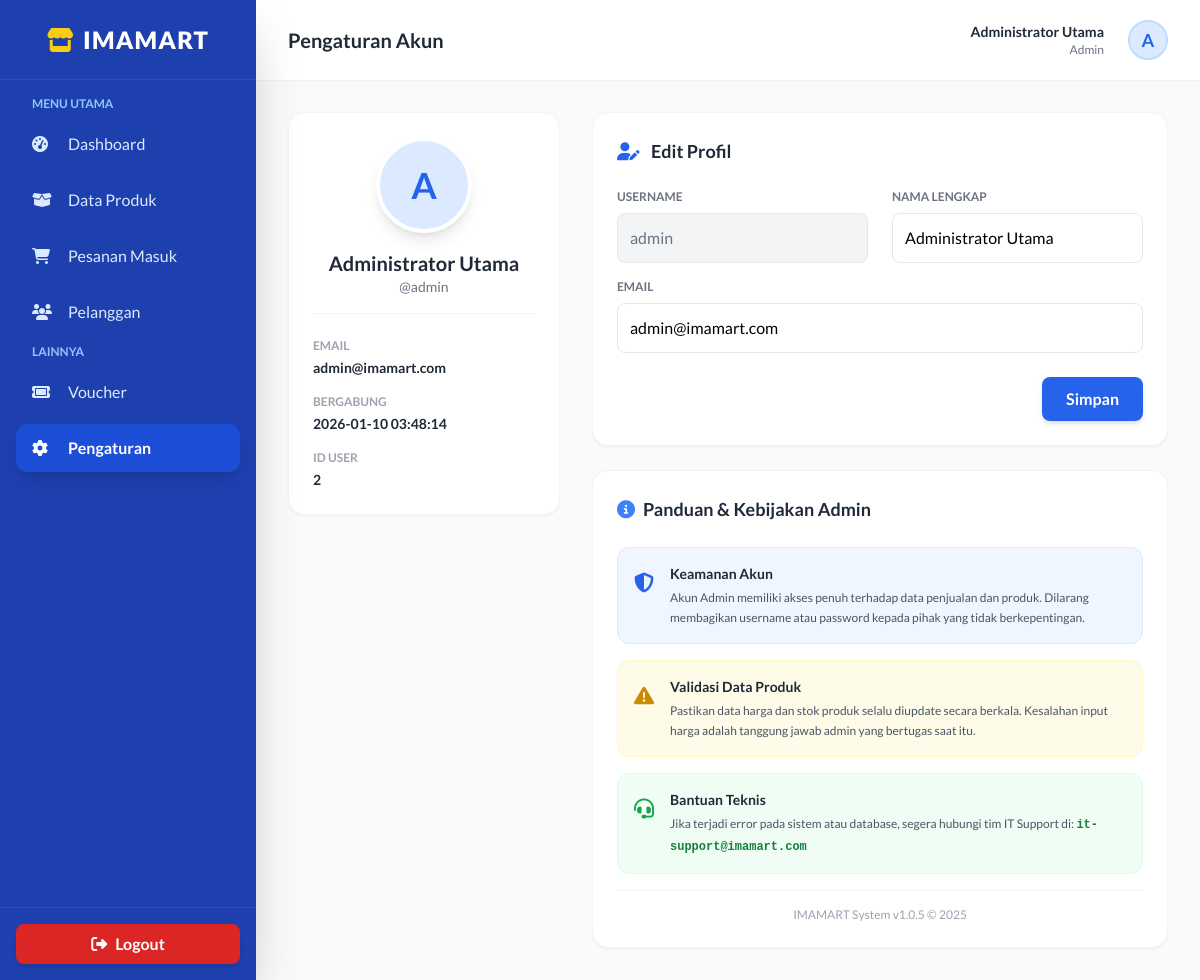
The app's page /pengaturan.php (signed in) with its own data.
### tables this page shows
CREATE TABLE `users` (
  `id` int(11) NOT NULL,
  `fullname` varchar(100) NOT NULL,
  `username` varchar(50) NOT NULL,
  `email` varchar(100) NOT NULL,
  `password` varchar(255) NOT NULL,
  `role` enum('admin','user') DEFAULT 'user',
  `created_at` timestamp NOT NULL DEFAULT current_timestamp()
);

### pengaturan.php (the view, shortened to what this page needs)
<?php
require 'koneksi.php';
$query_admin = mysqli_query($conn, "SELECT * FROM users WHERE username = 'admin' LIMIT 1");
$admin = mysqli_fetch_assoc($query_admin);
?>
<!DOCTYPE html>
<html lang="id">
<head>
    <script src="https://cdn.tailwindcss.com"></script>
    <link rel="stylesheet" href="https://cdnjs.cloudflare.com/ajax/libs/font-awesome/6.4.0/css/all.min.css">
</head>
<body class="font-lato bg-gray-100 flex h-screen overflow-hidden">
    <aside id="admin-sidebar" class="w-64 bg-blue-800 text-white flex flex-col shadow-2xl z-50 fixed md:relative h-full transform -translate-x-full md:translate-x-0 transition-transform duration-300 ease-in-out">
        <div class="h-20 flex items-center justify-center border-b border-blue-700 relative">
            <h1 class="text-2xl font-black tracking-wider flex items-center gap-2">
                <i class="fa-solid fa-store text-yellow-400"></i> IMAMART
            </h1>
        </div>
        <nav class="flex-grow p-4 space-y-2 overflow-y-auto">
            <p class="text-xs text-blue-300 font-bold uppercase mb-2 px-4">Menu Utama</p>
            <a href="admin.php" class="flex items-center gap-3 px-4 py-3 text-blue-100 hover:bg-blue-700 hover:text-white rounded-xl transition">
                <i class="fa-solid fa-gauge-high w-6"></i> Dashboard
            </a>
            <a href="data_produk.php" class="flex items-center gap-3 px-4 py-3 text-blue-100 hover:bg-blue-700 hover:text-white rounded-xl transition">
                <i class="fa-solid fa-box-open w-6"></i> Data Produk
            </a>
            <a href="pesanan_masuk.php" class="flex items-center gap-3 px-4 py-3 text-blue-100 hover:bg-blue-700 hover:text-white rounded-xl transition">
                <i class="fa-solid fa-cart-shopping w-6"></i> Pesanan Masuk
            </a>
            <a href="pelanggan.php" class="flex items-center gap-3 px-4 py-3 text-blue-100 hover:bg-blue-700 hover:text-white rounded-xl transition">
                <i class="fa-solid fa-users w-6"></i> Pelanggan
            </a>
            <p class="text-xs text-blue-300 font-bold uppercase mt-6 mb-2 px-4">Lainnya</p>
            <a href="voucher_admin.php" class="flex items-center gap-3 px-4 py-3 text-blue-100 hover:bg-blue-700 hover:text-white rounded-xl transition">
                <i class="fa-solid fa-ticket w-6"></i> Voucher
            </a>
            <a href="pengaturan.php" class="flex items-center gap-3 px-4 py-3 bg-blue-700 rounded-xl text-white shadow-lg font-bold transition">
                <i class="fa-solid fa-gear w-6"></i> Pengaturan
            </a>
        </nav>
        <div class="p-4 border-t border-blue-700">
            <a href="logout.php" onclick="return confirm('Yakin ingin keluar?');" class="flex items-center justify-center gap-2 w-full bg-red-600 hover:bg-red-700 text-white py-2 rounded-lg font-bold transition shadow-md">
                <i class="fa-solid fa-right-from-bracket"></i> Logout
            </a>
        </div>
    </aside>
    <main class="flex-1 flex flex-col overflow-hidden relative">
        <header class="h-20 bg-white shadow-sm flex items-center justify-between px-8 z-10">
            <div class="flex items-center gap-4">
                <h2 class="text-xl font-bold text-gray-800">Pengaturan Akun</h2>
            </div>
            <div class="flex items-center gap-6">
                <div class="text-right hidden sm:block">
                    <p class="text-sm font-bold text-gray-800"><?php echo $admin['fullname']; ?></p>
                    <p class="text-xs text-gray-500 capitalize"><?php echo $admin['role']; ?></p>
                </div>
                <div class="w-10 h-10 bg-blue-100 text-blue-600 rounded-full flex items-center justify-center font-bold text-lg border-2 border-blue-200">
                    <?php echo strtoupper(substr($admin['fullname'], 0, 1)); ?>
                </div>
            </div>
        </header>
        <div class="flex-1 overflow-x-hidden overflow-y-auto bg-gray-50 p-8">
            <div class="grid grid-cols-1 lg:grid-cols-3 gap-8">
                <div class="lg:col-span-1">
                    <div class="bg-white rounded-2xl shadow-sm border border-gray-100 p-6 text-center">
                        <div class="w-24 h-24 bg-blue-100 text-blue-600 rounded-full flex items-center justify-center font-bold text-4xl border-4 border-white shadow-lg mx-auto mb-4">
                            <?php echo strtoupper(substr($admin['fullname'], 0, 1)); ?>
                        </div>
                        <h3 class="text-xl font-bold text-gray-800"><?php echo $admin['fullname']; ?></h3>
                        <p class="text-sm text-gray-500 mb-4">@<?php echo $admin['username']; ?></p>
                        <div class="text-left border-t border-gray-100 pt-6 space-y-4">
                            <div>
                                <p class="text-xs text-gray-400 font-bold uppercase mb-1">Email</p>
                                <p class="text-gray-800 font-semibold text-sm"><?php echo $admin['email']; ?></p>
                            </div>
                            <div>
                                <p class="text-xs text-gray-400 font-bold uppercase mb-1">Bergabung</p>
                                <p class="text-gray-800 font-semibold text-sm"><?php echo $admin['created_at']; ?></p>
                            </div>
                             <div>
                                <p class="text-xs text-gray-400 font-bold uppercase mb-1">ID User</p>
                                <p class="text-gray-800 font-semibold text-sm"><?php echo $admin['id']; ?></p>
                            </div>
                        </div>
                    </div>
                </div>
                <div class="lg:col-span-2 space-y-6">
                    <div class="bg-white rounded-2xl shadow-sm border border-gray-100 p-6">
                        <h3 class="font-bold text-gray-800 text-lg mb-6"><i class="fa-solid fa-user-pen mr-2 text-blue-600"></i> Edit Profil</h3>
                        <form action="" method="POST">
                            <div class="grid grid-cols-1 md:grid-cols-2 gap-6 mb-4">
                                <div>
                                    <label class="block text-xs font-bold text-gray-500 uppercase mb-2">Username</label>
                                    <input type="text" value="<?php echo $admin['username']; ?>" disabled class="w-full border bg-gray-100 rounded-lg p-3 text-gray-500">
                                </div>
                                <div>
                                    <label class="block text-xs font-bold text-gray-500 uppercase mb-2">Nama Lengkap</label>
                                    <input type="text" name="fullname" value="<?php echo $admin['fullname']; ?>" required class="w-full border rounded-lg p-3">
                                </div>
                            </div>
                            <div class="mb-6">
                                <label class="block text-xs font-bold text-gray-500 uppercase mb-2">Email</label>
                                <input type="email" name="email" value="<?php echo $admin['email']; ?>" required class="w-full border rounded-lg p-3">
                            </div>
                            <div class="text-right">
                                <button type="submit" name="update_profile" class="bg-blue-600 hover:bg-blue-700 text-white font-bold py-2.5 px-6 rounded-lg transition shadow-md">Simpan</button>
                            </div>
                        </form>
                    </div>
                    <div class="bg-white rounded-2xl shadow-sm border border-gray-100 p-6">
                        <h3 class="font-bold text-gray-800 text-lg mb-6 flex items-center">
                            <i class="fa-solid fa-circle-info mr-2 text-blue-500"></i> Panduan & Kebijakan Admin
                        </h3>
                        <div class="space-y-4">
                            <div class="flex gap-4 p-4 bg-blue-50 rounded-xl border border-blue-100">
                                <div class="text-blue-600 text-xl mt-1"><i class="fa-solid fa-shield-halved"></i></div>
                                <div>
                                    <h4 class="font-bold text-gray-800 text-sm">Keamanan Akun</h4>
                                    <p class="text-xs text-gray-600 mt-1 leading-relaxed">
                                        Akun Admin memiliki akses penuh terhadap data penjualan dan produk.
                                        Dilarang membagikan username atau password kepada pihak yang tidak berkepentingan.
                                    </p>
                                </div>
                            </div>
                            <div class="flex gap-4 p-4 bg-yellow-50 rounded-xl border border-yellow-100">
                                <div class="text-yellow-600 text-xl mt-1"><i class="fa-solid fa-triangle-exclamation"></i></div>
                                <div>
                                    <h4 class="font-bold text-gray-800 text-sm">Validasi Data Produk</h4>
                                    <p class="text-xs text-gray-600 mt-1 leading-relaxed">
                                        Pastikan data harga dan stok produk selalu diupdate secara berkala. Kesalahan input harga adalah tanggung jawab admin yang bertugas saat itu.
                                    </p>
                                </div>
                            </div>
                            <div class="flex gap-4 p-4 bg-green-50 rounded-xl border border-green-100">
                                <div class="text-green-600 text-xl mt-1"><i class="fa-solid fa-headset"></i></div>
                                <div>
                                    <h4 class="font-bold text-gray-800 text-sm">Bantuan Teknis</h4>
                                    <p class="text-xs text-gray-600 mt-1 leading-relaxed">
                                        Jika terjadi error pada sistem atau database, segera hubungi tim IT Support di: <span class="font-bold font-mono text-green-700">it-support@imamart.com</span>
                                    </p>
                                </div>
                            </div>
                            <div class="pt-4 border-t border-gray-100 text-center">
                                <p class="text-xs text-gray-400">IMAMART System v1.0.5 &copy; 2025</p>
                            </div>
                        </div>
                </div>
            </div>
        </div>
    </main>
</body>
</html>

### records on screen
users: fullname "Administrator Utama", role "Admin", fullname "A", username "admin", email "admin@imamart.com", created_at "2026-01-10 03:48:14", id "2"
